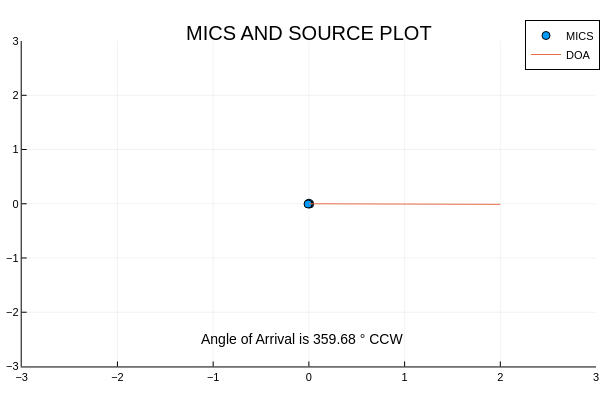

The cell this chart's notebook holds for it:
### Code cell
# Assumming the signals are not known from here, Analyse the signals.
# BROADBAND SIGNIFICANT PARAMETERs
Frame_len = 1024
Ns = length(sigMic1)
Hop = div(Frame_len, 2)
win = 0.5 .- 0.5 .* cos.(2π .* (0:Frame_len-1) ./ Frame_len)
Nf = 1 + div(Ns - Frame_len, Hop)
nb = div(Frame_len, 2) + 1
freqs = (0:nb-1) .* (fs / Frame_len)
inband = findall(j -> Fmin <= freqs[j] <= f, 1:nb)



# Frame analysis
AOA_estimates = Float64[]
angles = 0:0.01:359.99
thetas = angles .* (pi/180)
f_lut  = freqs[argmax(abs2.(rfft(win .* sigMic1[1:Frame_len]))[inband]) + first(inband) - 1]  # bin freq of the tone
lut12  = exp.(im*(-2)*pi*f_lut*BASELINE .* sin.((pi/6) .- thetas) ./ C)
lut13  = exp.(im*(-2)*pi*f_lut*BASELINE .* cos.(thetas) ./ C)

for fi in 1:Nf
    idx = (fi-1)*Hop .+ (1:Frame_len)
    S1f = rfft(win .* sigMic1[idx])
    S2f = rfft(win .* sigMic2[idx])
    S3f = rfft(win .* sigMic3[idx])

    _, local_idx = findmax(abs2.(S1f[inband]))
    b = inband[local_idx]

    measured12 = S2f[b]*conj(S1f[b])
    measured13 = S3f[b]*conj(S1f[b])

    costFn = angle.(lut12 .* conj(measured12)).^2 .+ angle.(lut13 .* conj(measured13)).^2
    push!(AOA_estimates, round(angles[argmin(costFn)], digits=2))
end


# Combine frame estimates. Angles wrap around 360°, so use circular statistics.
rad_estimates = deg2rad.(AOA_estimates)
sin_mean = mean(sin.(rad_estimates))
cos_mean = mean(cos.(rad_estimates))
AOA = round(mod(rad2deg(atan(sin_mean, cos_mean)), 360), digits=2)

println("The determined Angle of Arrival is $AOA °, combined across $(length(AOA_estimates)) frames.")

# Plot of the mics and the direction of arrival of the signal

plotly()

srcDOA = [zeros(SRCDOA_POINTS) for _ in 1:2]
for i in 1:SRCDOA_POINTS
    r = i-1
    srcDOA[1][i] = r*cos(AOA*(pi/180))
    srcDOA[2][i] = r*sin(AOA*(pi/180))
end

scatter(mic[1], mic[2], xlims=(-3, 3), ylims=(-3, 3), title="MICS AND SOURCE PLOT", label = "MICS")
plot!(srcDOA[1], srcDOA[2], label = "DOA")
aoa = text("Angle of Arrival is $AOA ° CCW", :black, :right, 10)
annotate!(1, -2.5, aoa)

### Figure 1 — Plotly figure (JSON) as saved in the notebook; plotly's stock layout.template omitted (floating-point values rounded to 4 significant figures)
{"data": [{"colorbar": {"len": 0.9039, "title": "", "x": 0.9934, "y": 0.4896}, "legendgroup": "MICS", "marker": {"color": "rgba(0, 154, 250, 1.000)", "line": {"color": "rgba(0, 0, 0, 1.000)", "width": 1}, "size": 8, "symbol": "circle"}, "mode": "markers", "name": "MICS", "showlegend": true, "type": "scatter", "x": [0.0085, 0, -0.0085], "xaxis": "x", "y": [-0.004907, 0.009815, -0.004907], "yaxis": "y"}, {"colorbar": {"len": 0.9039, "title": "", "x": 0.9934, "y": 0.4896}, "legendgroup": "DOA", "line": {"color": "rgba(227, 111, 71, 1.000)", "dash": "solid", "shape": "linear", "width": 1}, "mode": "lines", "name": "DOA", "showlegend": true, "type": "scatter", "x": [0, 1.0, 2.0], "xaxis": "x", "y": [0, -0.005585, -0.01117], "yaxis": "y"}], "layout": {"annotations": [{"font": {"color": "rgba(0, 0, 0, 1.000)", "family": "sans-serif", "size": 20}, "rotation": 0, "showarrow": false, "text": "MICS AND SOURCE PLOT", "x": 0.5148, "xanchor": "center", "xref": "paper", "y": 1, "yanchor": "top", "yref": "paper"}, {"font": {"color": "rgba(0, 0, 0, 1.000)", "family": "sans-serif", "size": 14}, "rotation": 0, "showarrow": false, "text": "Angle of Arrival is 359.68 ° CCW", "x": 1, "xanchor": "right", "xref": "x", "y": -2.5, "yanchor": "middle", "yref": "y"}], "height": 400, "legend": {"bgcolor": "rgba(255, 255, 255, 1.000)", "bordercolor": "rgba(0, 0, 0, 1.000)", "borderwidth": 1, "font": {"color": "rgba(0, 0, 0, 1.000)", "family": "sans-serif", "size": 11}, "title": {"font": {"color": "rgba(0, 0, 0, 1.000)", "family": "sans-serif", "size": 15}, "text": ""}, "tracegroupgap": 0, "traceorder": "normal", "x": 1, "xanchor": "auto", "y": 1, "yanchor": "auto"}, "margin": {"b": 20, "l": 0, "r": 0, "t": 20}, "paper_bgcolor": "rgba(255, 255, 255, 1.000)", "plot_bgcolor": "rgba(255, 255, 255, 1.000)", "showlegend": true, "width": 600, "xaxis": {"anchor": "y", "domain": [0.03619, 0.9934], "gridcolor": "rgba(0, 0, 0, 0.100)", "gridwidth": 0.5, "linecolor": "rgba(0, 0, 0, 1.000)", "mirror": false, "range": [-3, 3], "showgrid": true, "showline": true, "showticklabels": true, "tickangle": 0, "tickcolor": "rgb(0, 0, 0)", "tickfont": {"color": "rgba(0, 0, 0, 1.000)", "family": "sans-serif", "size": 11}, "tickmode": "array", "ticks": "inside", "ticktext": ["−3", "−2", "−1", "0", "1", "2", "3"], "tickvals": [-3, -2, -1, 0, 1, 2, 3], "title": "", "titlefont": {"color": "rgba(0, 0, 0, 1.000)", "family": "sans-serif", "size": 15}, "type": "-", "visible": true, "zeroline": false, "zerolinecolor": "rgba(0, 0, 0, 1.000)"}, "yaxis": {"anchor": "x", "domain": [0.03762, 0.9415], "gridcolor": "rgba(0, 0, 0, 0.100)", "gridwidth": 0.5, "linecolor": "rgba(0, 0, 0, 1.000)", "mirror": false, "range": [-3, 3], "showgrid": true, "showline": true, "showticklabels": true, "tickangle": 0, "tickcolor": "rgb(0, 0, 0)", "tickfont": {"color": "rgba(0, 0, 0, 1.000)", "family": "sans-serif", "size": 11}, "tickmode": "array", "ticks": "inside", "ticktext": ["−3", "−2", "−1", "0", "1", "2", "3"], "tickvals": [-3, -2, -1, 0, 1, 2, 3], "title": "", "titlefont": {"color": "rgba(0, 0, 0, 1.000)", "family": "sans-serif", "size": 15}, "type": "-", "visible": true, "zeroline": false, "zerolinecolor": "rgba(0, 0, 0, 1.000)"}}}
